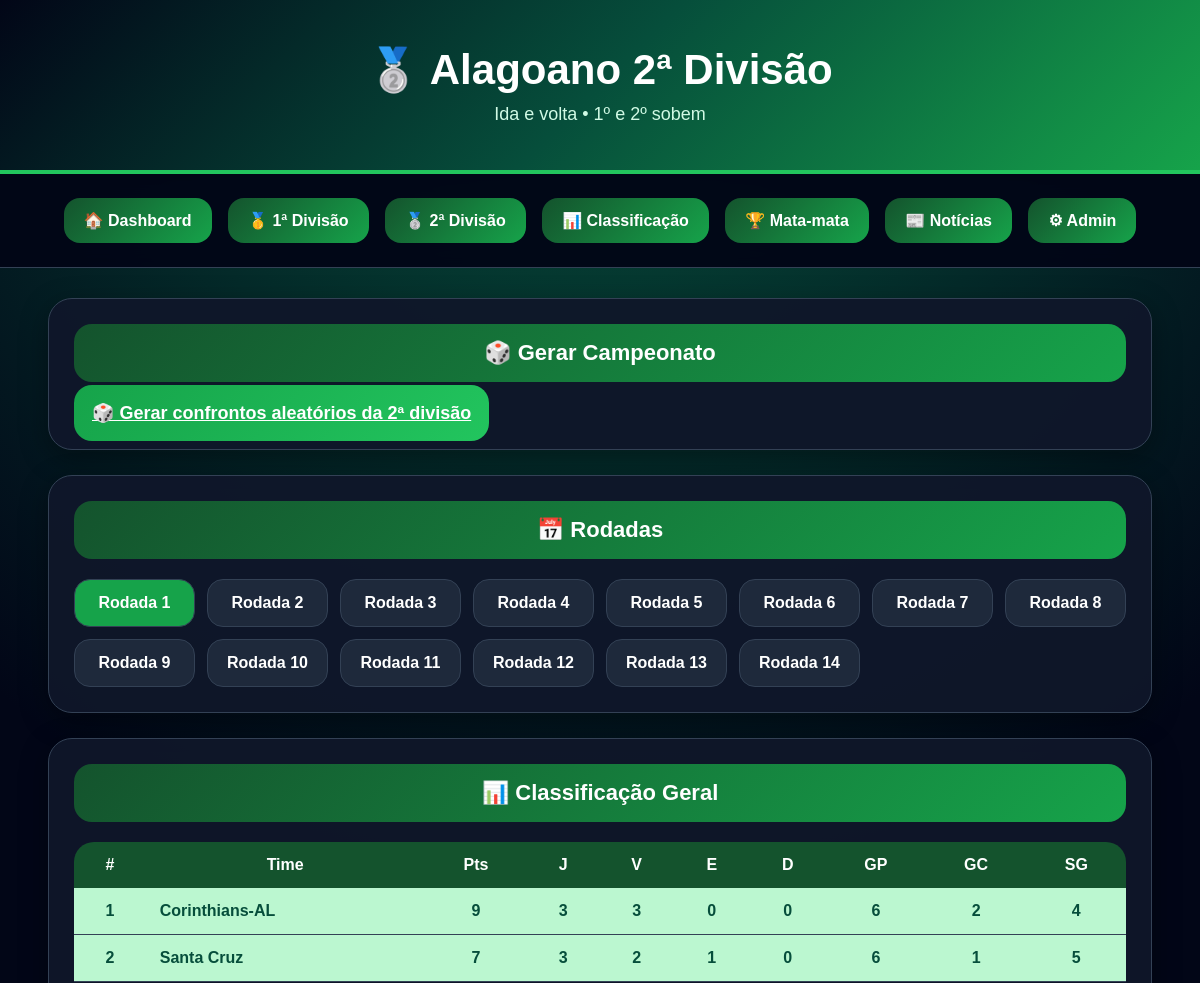
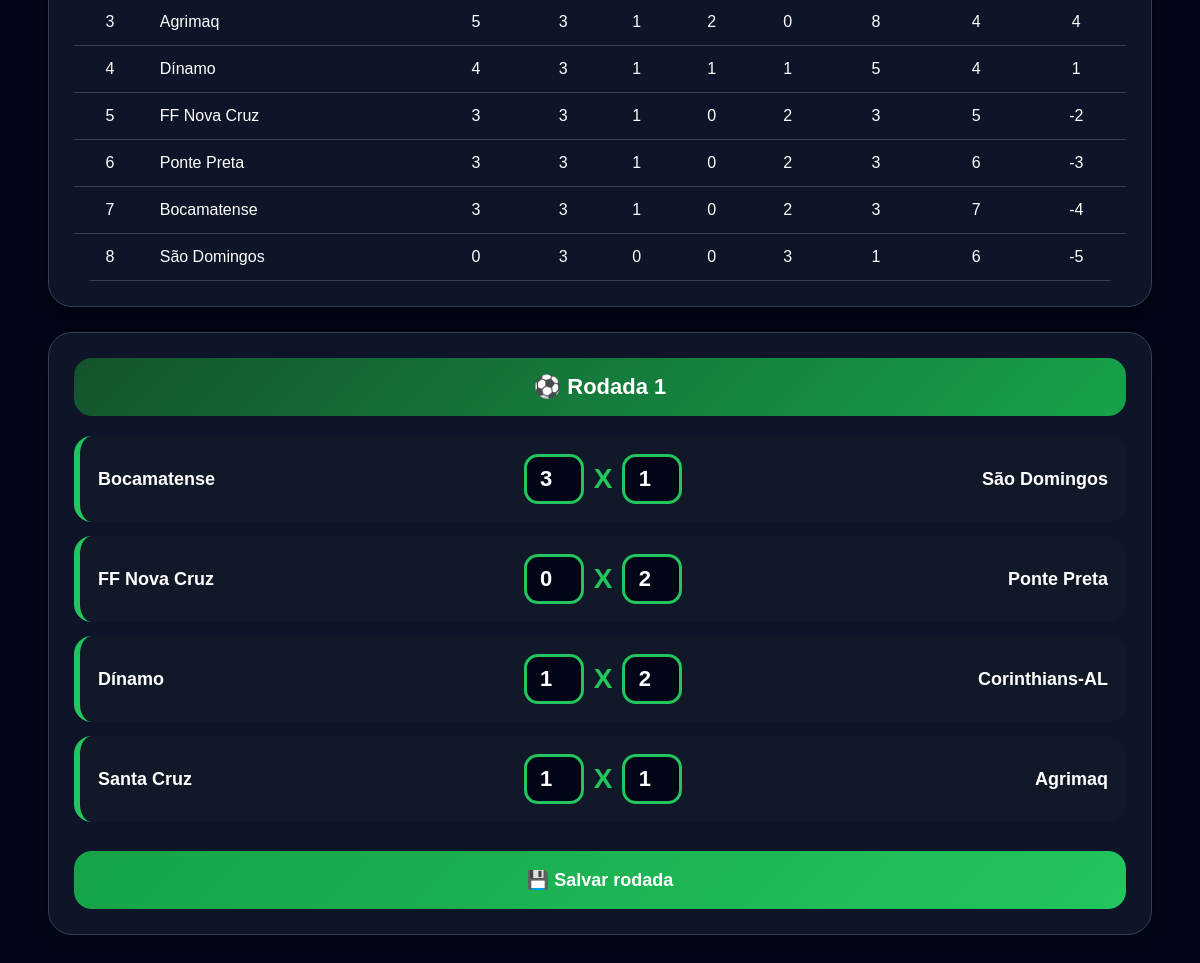
Page /segunda-divisao/1/ on the committed database (2 pictures, top to bottom).
### campeonato/models.py (models this page shows, shortened)
class Time(models.Model):
    DIVISOES = [
        ('1', 'Primeira Divisão'),
        ('2', 'Segunda Divisão'),
    ]
    nome = models.CharField(max_length=100)
    grupo = models.CharField(max_length=1, blank=True, null=True)
    divisao = models.CharField(max_length=1, choices=DIVISOES, default='1')
    logo = models.ImageField(
        upload_to='logos/',
        blank=True,
        null=True
    )
    ataque = models.IntegerField(default=50)
    meio_campo = models.IntegerField(default=50)
    defesa = models.IntegerField(default=50)

class Jogo(models.Model):
    DIVISOES = [
        ('1', 'Primeira Divisão'),
        ('2', 'Segunda Divisão'),
    ]
    rodada = models.IntegerField()
    mandante = models.ForeignKey(
        Time,
        on_delete=models.CASCADE,
        related_name='jogos_casa'
    )
    visitante = models.ForeignKey(
        Time,
        on_delete=models.CASCADE,
        related_name='jogos_fora'
    )
    gols_mandante = models.IntegerField(null=True, blank=True)
    gols_visitante = models.IntegerField(null=True, blank=True)
    divisao = models.CharField(max_length=1, choices=DIVISOES, default='1')

### campeonato/views.py (the view, shortened to what this page needs)
def segunda_divisao(request, rodada_num=1):
    jogos_segunda = Jogo.objects.filter(divisao='2')
    tabela = calcular_classificacao(
        Time.objects.filter(divisao='2'),
        jogos_segunda
    )
    jogos = Jogo.objects.filter(
        divisao='2',
        rodada=rodada_num
    ).order_by('id')
    return render(request, 'campeonato/segunda_divisao.html', {
        'tabela': tabela,
        'jogos': jogos,
        'rodadas_lista': range(1, 15),
        'rodada_atual': rodada_num,
    })

### campeonato/templates/campeonato/segunda_divisao.html (shortened to what this page needs)
{% load static %}
<!DOCTYPE html>
<html lang="pt-br">
<head>
    <link
        rel="stylesheet"
        href="{% static 'campeonato/style.css' %}"
    >
</head>
<body>
<header>
    <h1>🥈 Alagoano 2ª Divisão</h1>
    <p>Ida e volta • 1º e 2º sobem</p>
</header>
<div class="menu">
    <a href="/">🏠 Dashboard</a>
    <a href="/rodadas/">🥇 1ª Divisão</a>
    <a href="/segunda-divisao/">🥈 2ª Divisão</a>
    <a href="/classificacao/">📊 Classificação</a>
    <a href="/matamata/">🏆 Mata-mata</a>
    <a href="/noticias/">📰 Notícias</a>
    <a href="/admin/">⚙ Admin</a>
</div>
<div class="container">
<div class="card">
    <h2 class="grupo-title">🎲 Gerar Campeonato</h2>
    <a
        href="/gerar-confrontos-segunda/"
        class="botao-salvar"
    >
        🎲 Gerar confrontos aleatórios da 2ª divisão
    </a>
</div>
<div class="card">
    <h2 class="grupo-title">📅 Rodadas</h2>
    <div class="rodadas-botoes">
        {% for rodada in rodadas_lista %}
        <a
            class="botao-rodada {% if rodada == rodada_atual %}ativa{% endif %}"
            href="/segunda-divisao/{{ rodada }}/"
        >
            Rodada {{ rodada }}
        </a>
        {% endfor %}
    </div>
</div>
<div class="card">
    <h2 class="grupo-title">📊 Classificação Geral</h2>
    <table class="tabela-campeonato segunda-tabela">
        <tr>
            <th>#</th>
            <th>Time</th>
            <th>Pts</th>
            <th>J</th>
            <th>V</th>
            <th>E</th>
            <th>D</th>
            <th>GP</th>
            <th>GC</th>
            <th>SG</th>
        </tr>
        {% for item in tabela %}
        <tr class="{% if forloop.counter <= 2 %}classificado{% endif %}">
            <td>{{ forloop.counter }}</td>
            <td class="segunda-time">
                <div class="time-coluna">
                    {{ item.time.nome }}
                </div>
            </td>
            <td>{{ item.pontos }}</td>
            <td>{{ item.jogos }}</td>
            <td>{{ item.vitorias }}</td>
            <td>{{ item.empates }}</td>
            <td>{{ item.derrotas }}</td>
            <td>{{ item.gols_pro }}</td>
            <td>{{ item.gols_contra }}</td>
            <td>{{ item.saldo }}</td>
        </tr>
        {% endfor %}
    </table>
</div>
<div class="card">
    <h2 class="grupo-title">⚽ Rodada {{ rodada_atual }}</h2>
    <form method="POST">
        {% for jogo in jogos %}
        <div class="jogo-copa">
            <div class="time-casa">
                {{ jogo.mandante.nome }}
            </div>
            <div class="placar-copa2014">
                <input
                    class="input-gol"
                    type="number"
                    min="0"
                    name="gols_mandante_{{ jogo.id }}"
                    value="{{ jogo.gols_mandante|default_if_none:'' }}"
                >
                <div class="x-copa">X</div>
                <input
                    class="input-gol"
                    type="number"
                    min="0"
                    name="gols_visitante_{{ jogo.id }}"
                    value="{{ jogo.gols_visitante|default_if_none:'' }}"
                >
            </div>
            <div class="time-fora">
                {{ jogo.visitante.nome }}
            </div>
        </div>
        {% empty %}
        <p>Nenhum jogo nesta rodada.</p>
        {% endfor %}
        <button
            class="botao-salvar"
            type="submit"
        >
            💾 Salvar rodada
        </button>
    </form>
</div>
</div>
</body>
</html>

### campeonato/static/campeonato/style.css (style rules this page uses)
* { margin: 0; padding: 0; box-sizing: border-box; }
body { font-family: Arial, sans-serif; background: radial-gradient(circle at top, #064e3b, #020617 45%); color: white; }
header { background: linear-gradient( 135deg, #020617, #064e3b, #16a34a ); text-align: center; padding: 45px 20px; border-bottom: 4px solid #22c55e; box-shadow: 0 5px 20px rgba(0,0,0,0.3); }
header h1 { font-size: 42px; margin-bottom: 10px; }
header p { color: #d1fae5; font-size: 18px; }
.menu { position: sticky; top: 0; z-index: 999; background: rgba(2, 6, 23, 0.95); padding: 18px; text-align: center; backdrop-filter: blur(12px); border-bottom: 1px solid #334155; }
.menu a { display: inline-block; margin: 6px; background: linear-gradient( 135deg, #14532d, #16a34a ); color: white; text-decoration: none; padding: 13px 20px; border-radius: 16px; font-weight: bold; transition: 0.2s; }
.container { width: 92%; max-width: 1300px; margin: 30px auto; }
.card { background: rgba(15, 23, 42, 0.95); border: 1px solid #334155; border-radius: 24px; padding: 25px; margin-bottom: 25px; box-shadow: 0 8px 28px rgba(0,0,0,0.35); }
.grupo-title { background: linear-gradient( 135deg, #14532d, #16a34a ); padding: 16px; border-radius: 18px; text-align: center; margin-bottom: 20px; font-size: 22px; }
.tabela-campeonato { width: 100%; border-collapse: collapse; overflow: hidden; border-radius: 20px; }
.tabela-campeonato th { background: #14532d; color: white; padding: 14px; }
.tabela-campeonato td { text-align: center; padding: 14px; border-bottom: 1px solid #334155; }
.classificado { background: #bbf7d0 !important; color: #064e3b !important; font-weight: bold; }
.time-coluna { display: flex; align-items: center; gap: 10px; }
.rodadas-botoes { display: grid; grid-template-columns: repeat(auto-fit, minmax(120px, 1fr)); gap: 12px; }
.botao-rodada { text-align: center; background: #1e293b; border: 1px solid #334155; color: white; text-decoration: none; padding: 14px; border-radius: 16px; font-weight: bold; }
.botao-rodada:hover, .botao-rodada.ativa { background: #16a34a; }
.jogo-copa { display: flex; justify-content: space-between; align-items: center; background: #111827; border-left: 6px solid #22c55e; border-radius: 18px; padding: 18px; margin-bottom: 14px; }
.time-casa, .time-fora { width: 35%; font-size: 18px; font-weight: bold; }
.time-fora { text-align: right; }
.placar-copa2014 { display: flex; align-items: center; gap: 10px; }
.input-gol { width: 60px; height: 50px; text-align: center; font-size: 22px; font-weight: bold; border-radius: 14px; border: 3px solid #22c55e; background: #020617; color: white; }
.x-copa { font-size: 28px; font-weight: bold; color: #22c55e; }
.botao-salvar { width: 100%; border: none; background: linear-gradient( 135deg, #16a34a, #22c55e ); color: white; padding: 18px; border-radius: 18px; font-size: 18px; font-weight: bold; cursor: pointer; margin-top: 15px; }

### rows in the picture
Time: time.nome "Corinthians-AL", pontos "9", jogos "3", vitorias "3", empates "0", derrotas "0", gols_pro "6", gols_contra "2", saldo "4"
Time: time.nome "Santa Cruz", pontos "7", jogos "3", vitorias "2", empates "1", derrotas "0", gols_pro "6", gols_contra "1", saldo "5"
Time: time.nome "Agrimaq", pontos "5", jogos "3", vitorias "1", empates "2", derrotas "0", gols_pro "8", gols_contra "4", saldo "4"
Time: time.nome "Dínamo", pontos "4", jogos "3", vitorias "1", empates "1", derrotas "1", gols_pro "5", gols_contra "4", saldo "1"
Time: time.nome "FF Nova Cruz", pontos "3", jogos "3", vitorias "1", empates "0", derrotas "2", gols_pro "3", gols_contra "5", saldo "-2"
Time: time.nome "Ponte Preta", pontos "3", jogos "3", vitorias "1", empates "0", derrotas "2", gols_pro "3", gols_contra "6", saldo "-3"
Time: time.nome "Bocamatense", pontos "3", jogos "3", vitorias "1", empates "0", derrotas "2", gols_pro "3", gols_contra "7", saldo "-4"
Time: time.nome "São Domingos", pontos "0", jogos "3", vitorias "0", empates "0", derrotas "3", gols_pro "1", gols_contra "6", saldo "-5"
Jogo: mandante.nome "Bocamatense", gols_mandante "3", gols_visitante "1", visitante.nome "São Domingos"
Jogo: mandante.nome "FF Nova Cruz", gols_mandante "0", gols_visitante "2", visitante.nome "Ponte Preta"
Jogo: mandante.nome "Dínamo", gols_mandante "1", gols_visitante "2", visitante.nome "Corinthians-AL"
Jogo: mandante.nome "Santa Cruz", gols_mandante "1", gols_visitante "1", visitante.nome "Agrimaq"

### other values in the picture
{{ rodada }} "1" "2" "3" "4" "5" "6" "7" "8" "9" "10" "11" "12" "13" "14"
{{ rodada_atual }} "1"
